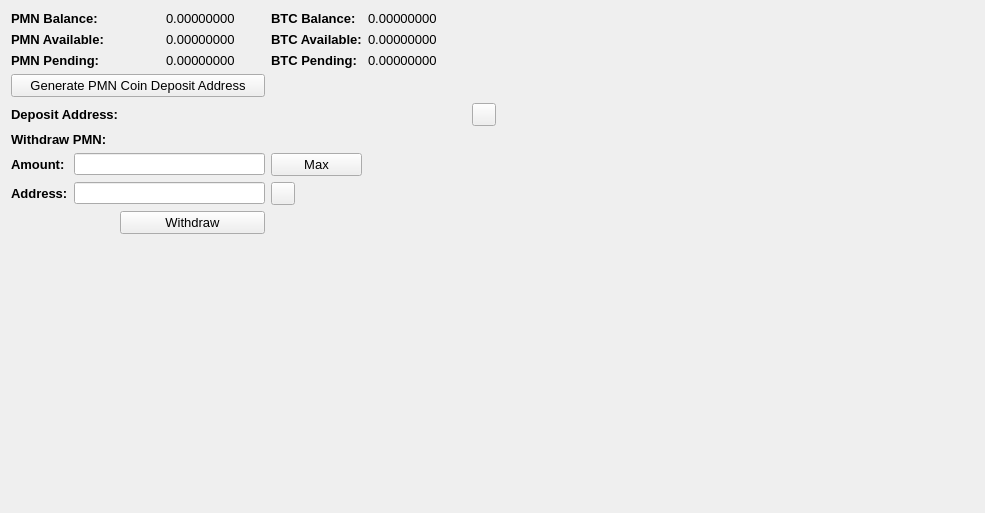
     <widget class="QWidget" name="BalanceTab">
      <attribute name="title">
       <string>Balance</string>
      </attribute>
      <layout class="QGridLayout" name="gridLayout_2">
       <item row="0" column="0" colspan="2">
        <widget class="QLabel" name="label_11">
         <property name="font">
          <font>
           <pointsize>10</pointsize>
           <weight>75</weight>
           <bold>true</bold>
          </font>
         </property>
         <property name="text">
          <string>PMN Balance:</string>
         </property>
        </widget>
       </item>
       <item row="0" column="3">
        <widget class="QLabel" name="HMBalanceLabel">
         <property name="font">
          <font>
           <pointsize>10</pointsize>
          </font>
         </property>
         <property name="text">
          <string>0.00000000</string>
         </property>
         <property name="textInteractionFlags">
          <set>Qt::LinksAccessibleByMouse|Qt::TextSelectableByMouse</set>
         </property>
        </widget>
       </item>
       <item row="0" column="4">
        <widget class="QLabel" name="label_12">
         <property name="font">
          <font>
           <pointsize>10</pointsize>
           <weight>75</weight>
           <bold>true</bold>
          </font>
         </property>
         <property name="text">
          <string>BTC Balance:</string>
         </property>
        </widget>
       </item>
       <item row="0" column="5">
        <widget class="QLabel" name="BitcoinBalanceLabel">
         <property name="font">
          <font>
           <pointsize>10</pointsize>
          </font>
         </property>
         <property name="text">
          <string>0.00000000</string>
         </property>
         <property name="textInteractionFlags">
          <set>Qt::LinksAccessibleByMouse|Qt::TextSelectableByMouse</set>
         </property>
        </widget>
       </item>
       <item row="0" column="7" rowspan="10">
        <spacer name="horizontalSpacer_4">
         <property name="orientation">
          <enum>Qt::Horizontal</enum>
         </property>
         <property name="sizeHint" stdset="0">
          <size>
           <width>478</width>
           <height>488</height>
          </size>
         </property>
        </spacer>
       </item>
       <item row="1" column="0" colspan="2">
        <widget class="QLabel" name="label_13">
         <property name="font">
          <font>
           <pointsize>10</pointsize>
           <weight>75</weight>
           <bold>true</bold>
          </font>
         </property>
         <property name="text">
          <string>PMN Available:</string>
         </property>
        </widget>
       </item>
       <item row="1" column="3">
        <widget class="QLabel" name="HMAvailableLabel_2">
         <property name="font">
          <font>
           <pointsize>10</pointsize>
          </font>
         </property>
         <property name="text">
          <string>0.00000000</string>
         </property>
         <property name="textInteractionFlags">
          <set>Qt::LinksAccessibleByMouse|Qt::TextSelectableByMouse</set>
         </property>
        </widget>
       </item>
       <item row="1" column="4">
        <widget class="QLabel" name="label_15">
         <property name="font">
          <font>
           <pointsize>10</pointsize>
           <weight>75</weight>
           <bold>true</bold>
          </font>
         </property>
         <property name="text">
          <string>BTC Available:</string>
         </property>
        </widget>
       </item>
       <item row="1" column="5">
        <widget class="QLabel" name="BitcoinAvailableLabel">
         <property name="font">
          <font>
           <pointsize>10</pointsize>
          </font>
         </property>
         <property name="text">
          <string>0.00000000</string>
         </property>
         <property name="textInteractionFlags">
          <set>Qt::LinksAccessibleByMouse|Qt::TextSelectableByMouse</set>
         </property>
        </widget>
       </item>
       <item row="2" column="0" colspan="2">
        <widget class="QLabel" name="label_14">
         <property name="font">
          <font>
           <pointsize>10</pointsize>
           <weight>75</weight>
           <bold>true</bold>
          </font>
         </property>
         <property name="text">
          <string>PMN Pending:</string>
         </property>
        </widget>
       </item>
       <item row="2" column="3">
        <widget class="QLabel" name="HMPendingLabel">
         <property name="font">
          <font>
           <pointsize>10</pointsize>
          </font>
         </property>
         <property name="text">
          <string>0.00000000</string>
         </property>
         <property name="textInteractionFlags">
          <set>Qt::LinksAccessibleByMouse|Qt::TextSelectableByMouse</set>
         </property>
        </widget>
       </item>
       <item row="2" column="4">
        <widget class="QLabel" name="label_31">
         <property name="font">
          <font>
           <pointsize>10</pointsize>
           <weight>75</weight>
           <bold>true</bold>
          </font>
         </property>
         <property name="text">
          <string>BTC Pending:</string>
         </property>
        </widget>
       </item>
       <item row="2" column="5">
        <widget class="QLabel" name="BitcoinPendingLabel">
         <property name="font">
          <font>
           <pointsize>10</pointsize>
          </font>
         </property>
         <property name="text">
          <string>0.00000000</string>
         </property>
         <property name="textInteractionFlags">
          <set>Qt::LinksAccessibleByMouse|Qt::TextSelectableByMouse</set>
         </property>
        </widget>
       </item>
       <item row="3" column="0" colspan="4">
        <widget class="QPushButton" name="GenDepositBTN">
         <property name="font">
          <font>
           <pointsize>10</pointsize>
          </font>
         </property>
         <property name="text">
          <string>Generate PMN Coin Deposit Address</string>
         </property>
        </widget>
       </item>
       <item row="4" column="0" colspan="3">
        <widget class="QLabel" name="label_33">
         <property name="font">
          <font>
           <pointsize>10</pointsize>
           <weight>75</weight>
           <bold>true</bold>
          </font>
         </property>
         <property name="text">
          <string>Deposit Address:</string>
         </property>
        </widget>
       </item>
       <item row="4" column="3" colspan="3">
        <widget class="QLabel" name="DepositAddressLabel">
         <property name="minimumSize">
          <size>
           <width>300</width>
           <height>0</height>
          </size>
         </property>
         <property name="palette">
          <palette>
           <active>
            <colorrole role="WindowText">
             <brush brushstyle="SolidPattern">
              <color alpha="255">
               <red>0</red>
               <green>0</green>
               <blue>0</blue>
              </color>
             </brush>
            </colorrole>
            <colorrole role="Text">
             <brush brushstyle="SolidPattern">
              <color alpha="255">
               <red>0</red>
               <green>0</green>
               <blue>255</blue>
              </color>
             </brush>
            </colorrole>
           </active>
           <inactive>
            <colorrole role="WindowText">
             <brush brushstyle="SolidPattern">
              <color alpha="255">
               <red>0</red>
               <green>0</green>
               <blue>0</blue>
              </color>
             </brush>
            </colorrole>
            <colorrole role="Text">
             <brush brushstyle="SolidPattern">
              <color alpha="255">
               <red>0</red>
               <green>0</green>
               <blue>255</blue>
              </color>
             </brush>
            </colorrole>
           </inactive>
           <disabled>
            <colorrole role="WindowText">
             <brush brushstyle="SolidPattern">
              <color alpha="255">
               <red>120</red>
               <green>120</green>
               <blue>120</blue>
              </color>
             </brush>
            </colorrole>
            <colorrole role="Text">
             <brush brushstyle="SolidPattern">
              <color alpha="255">
               <red>120</red>
               <green>120</green>
               <blue>120</blue>
              </color>
             </brush>
            </colorrole>
           </disabled>
          </palette>
         </property>
         <property name="font">
          <font>
           <pointsize>10</pointsize>
           <weight>75</weight>
           <bold>true</bold>
          </font>
         </property>
         <property name="text">
          <string/>
         </property>
         <property name="alignment">
          <set>Qt::AlignRight|Qt::AlignTrailing|Qt::AlignVCenter</set>
         </property>
         <property name="textInteractionFlags">
          <set>Qt::LinksAccessibleByMouse|Qt::TextSelectableByKeyboard|Qt::TextSelectableByMouse</set>
         </property>
        </widget>
       </item>
       <item row="4" column="6">
        <widget class="QToolButton" name="DepositCopyButton">
         <property name="toolTip">
          <string>Copy to clipboard</string>
         </property>
         <property name="text">
          <string/>
         </property>
         <property name="icon">
          <iconset resource="../bitcoin.qrc">
           <normaloff>:/icons/editcopy</normaloff>:/icons/editcopy</iconset>
         </property>
         <property name="shortcut">
          <string>Alt+P</string>
         </property>
        </widget>
       </item>
       <item row="5" column="0" colspan="2">
        <widget class="QLabel" name="label_34">
         <property name="font">
          <font>
           <pointsize>10</pointsize>
           <weight>75</weight>
           <bold>true</bold>
          </font>
         </property>
         <property name="text">
          <string>Withdraw PMN:</string>
         </property>
        </widget>
       </item>
       <item row="6" column="0">
        <widget class="QLabel" name="label_26">
         <property name="font">
          <font>
           <pointsize>10</pointsize>
           <weight>75</weight>
           <bold>true</bold>
          </font>
         </property>
         <property name="text">
          <string>Amount:</string>
         </property>
        </widget>
       </item>
       <item row="6" column="1" colspan="3">
        <widget class="QLineEdit" name="WithdrawUnitsInput">
         <property name="font">
          <font>
           <pointsize>9</pointsize>
           <weight>75</weight>
           <bold>true</bold>
          </font>
         </property>
         <property name="text">
          <string/>
         </property>
        </widget>
       </item>
       <item row="6" column="4">
        <widget class="QPushButton" name="Withdraw_Max_Amount">
         <property name="font">
          <font>
           <pointsize>10</pointsize>
          </font>
         </property>
         <property name="text">
          <string>Max</string>
         </property>
        </widget>
       </item>
       <item row="7" column="0">
        <widget class="QLabel" name="label_10">
         <property name="font">
          <font>
           <pointsize>10</pointsize>
           <weight>75</weight>
           <bold>true</bold>
          </font>
         </property>
         <property name="text">
          <string>Address:</string>
         </property>
        </widget>
       </item>
       <item row="7" column="1" colspan="3">
        <widget class="QLineEdit" name="WithdrawAddress">
         <property name="font">
          <font>
           <pointsize>9</pointsize>
           <weight>75</weight>
           <bold>true</bold>
          </font>
         </property>
        </widget>
       </item>
       <item row="7" column="4">
        <widget class="QToolButton" name="WithdrawPasteButton">
         <property name="toolTip">
          <string>Paste from clipboard</string>
         </property>
         <property name="text">
          <string/>
         </property>
         <property name="icon">
          <iconset resource="../bitcoin.qrc">
           <normaloff>:/icons/editpaste</normaloff>:/icons/editpaste</iconset>
         </property>
         <property name="shortcut">
          <string>Alt+P</string>
         </property>
        </widget>
       </item>
       <item row="8" column="2" colspan="2">
        <widget class="QPushButton" name="WithdrawUnitsBtn">
         <property name="font">
          <font>
           <pointsize>10</pointsize>
          </font>
         </property>
         <property name="text">
          <string>Withdraw</string>
         </property>
        </widget>
       </item>
       <item row="9" column="0" colspan="6">
        <spacer name="verticalSpacer">
         <property name="orientation">
          <enum>Qt::Vertical</enum>
         </property>
         <property name="sizeHint" stdset="0">
          <size>
           <width>428</width>
           <height>262</height>
          </size>
         </property>
        </spacer>
       </item>
      </layout>
      <zorder>label_31</zorder>
      <zorder>label_15</zorder>
      <zorder>label_12</zorder>
      <zorder>label_14</zorder>
      <zorder>label_13</zorder>
      <zorder>label_11</zorder>
      <zorder>BitcoinBalanceLabel</zorder>
      <zorder>HMBalanceLabel</zorder>
      <zorder>HMAvailableLabel_2</zorder>
      <zorder>HMPendingLabel</zorder>
      <zorder>BitcoinAvailableLabel</zorder>
      <zorder>BitcoinPendingLabel</zorder>
      <zorder>label_33</zorder>
      <zorder>GenDepositBTN</zorder>
      <zorder>DepositAddressLabel</zorder>
      <zorder>Withdraw_Max_Amount</zorder>
      <zorder>label_34</zorder>
      <zorder>WithdrawUnitsInput</zorder>
      <zorder>label_10</zorder>
      <zorder>label_26</zorder>
      <zorder>WithdrawAddress</zorder>
      <zorder>WithdrawUnitsBtn</zorder>
      <zorder>horizontalSpacer_4</zorder>
      <zorder>verticalSpacer</zorder>
      <zorder>WithdrawPasteButton</zorder>
      <zorder>DepositCopyButton</zorder>
     </widget>
